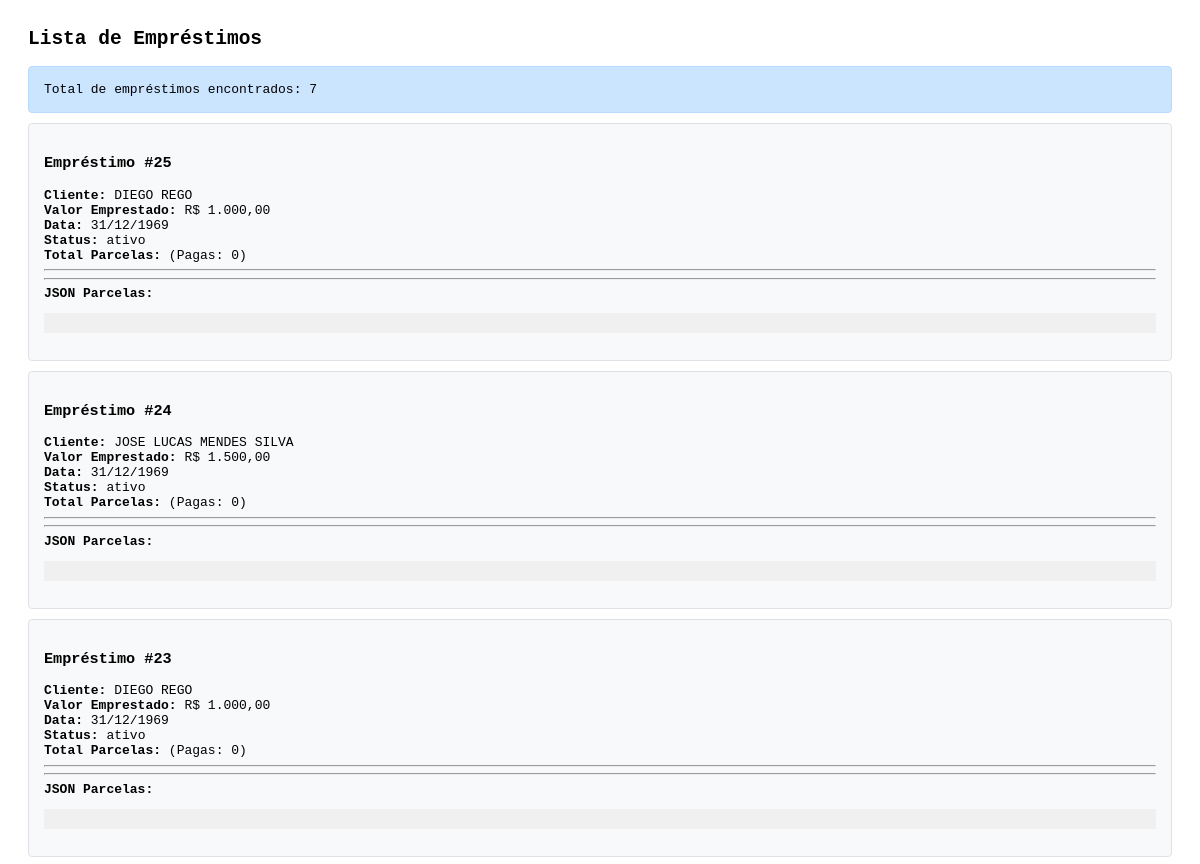
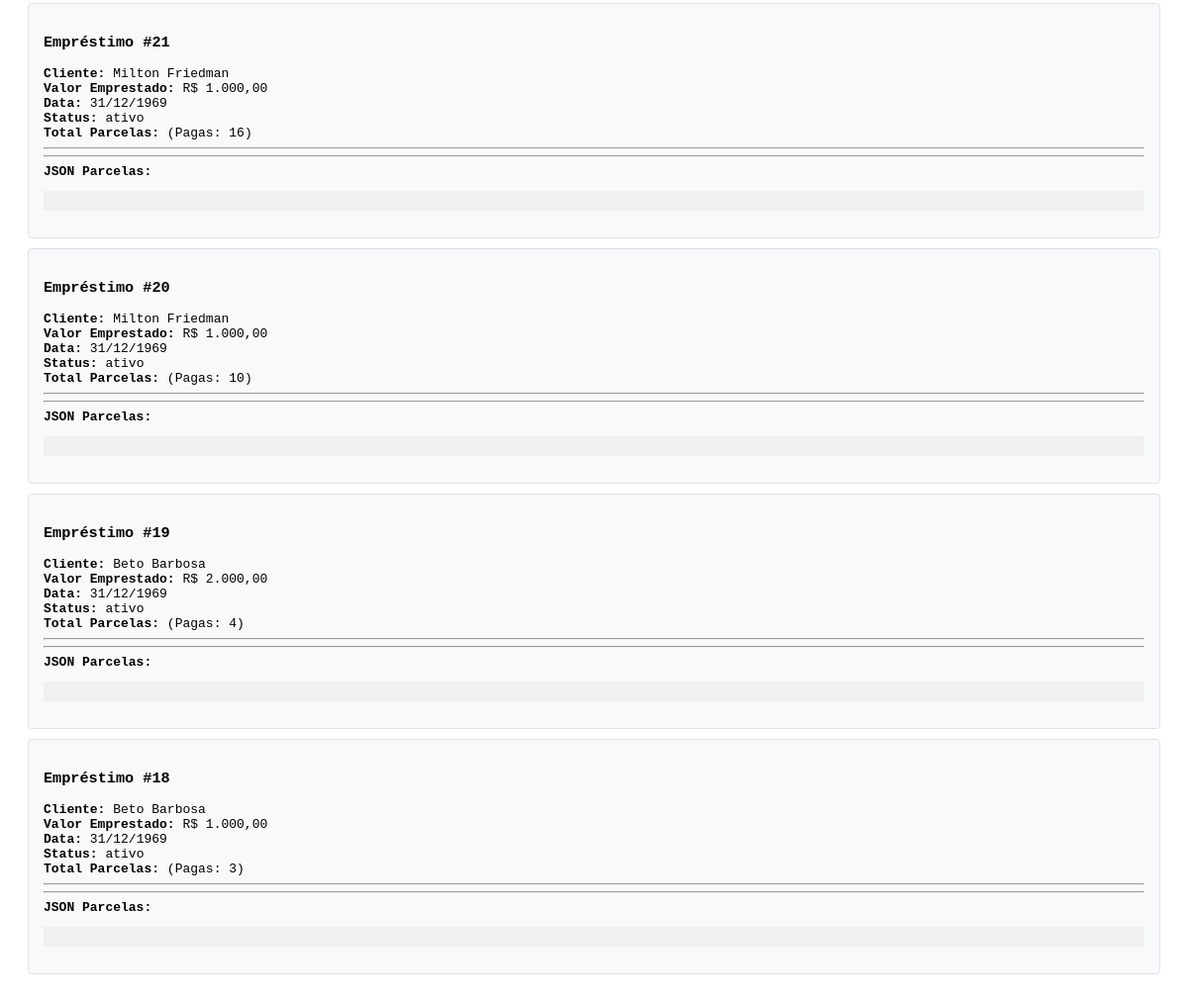
The app's page /emprestimos/teste_cobrancas.php with its own data (2 pictures, top to bottom).
### tables this page shows
CREATE TABLE IF NOT EXISTS `emprestimos` (
  `id` int(11) NOT NULL AUTO_INCREMENT,
  `cliente_id` int(11) NOT NULL,
  `tipo_de_cobranca` enum('parcelada_comum','reparcelada_com_juros') NOT NULL,
  `valor_emprestado` decimal(10,2) NOT NULL,
  `parcelas` int(11) NOT NULL,
  `valor_parcela` decimal(10,2) DEFAULT NULL,
  `juros_percentual` decimal(5,2) DEFAULT NULL,
  `data_inicio` date NOT NULL,
  `configuracao` longtext NOT NULL COMMENT 'Configurações do empréstimo em formato JSON' CHECK (json_valid(`configuracao`)),
  `data_criacao` timestamp NOT NULL DEFAULT current_timestamp(),
  `data_atualizacao` timestamp NOT NULL DEFAULT current_timestamp() ON UPDATE current_timestamp(),
  `status` varchar(20) NOT NULL DEFAULT 'ativo',
  PRIMARY KEY (`id`),
  KEY `idx_emprestimos_cliente_id` (`cliente_id`),
  KEY `idx_emprestimos_data_inicio` (`data_inicio`),
  CONSTRAINT `emprestimos_ibfk_1` FOREIGN KEY (`cliente_id`) REFERENCES `clientes` (`id`)
);

CREATE TABLE IF NOT EXISTS `clientes` (
  `id` int(11) NOT NULL AUTO_INCREMENT,
  `nome` varchar(150) NOT NULL,
  `cpf` varchar(14) NOT NULL,
  `telefone` varchar(20) NOT NULL,
  `email` varchar(150) DEFAULT NULL,
  `tipo_pessoa` tinyint(1) DEFAULT 1 COMMENT '1 = Física, 2 = Jurídica',
  `cpf_cnpj` varchar(20) DEFAULT NULL,
  `nascimento` date DEFAULT NULL,
  `cep` varchar(10) DEFAULT NULL,
  `endereco` varchar(150) DEFAULT NULL,
  `bairro` varchar(100) DEFAULT NULL,
  `cidade` varchar(100) DEFAULT NULL,
  `estado` varchar(2) DEFAULT NULL,
  `chave_pix` varchar(150) DEFAULT NULL,
  `indicacao` varchar(150) DEFAULT NULL,
  `status` enum('Ativo','Inativo','Alerta','Atenção') DEFAULT 'Ativo',
  `nome_secundario` varchar(150) DEFAULT NULL,
  `telefone_secundario` varchar(20) DEFAULT NULL,
  `endereco_secundario` varchar(150) DEFAULT NULL,
  `observacoes` text DEFAULT NULL,
  `opt_in_whatsapp` tinyint(1) DEFAULT 1 COMMENT 'Consentimento para receber mensagens',
  `ultima_interacao_whatsapp` timestamp NULL DEFAULT NULL COMMENT 'Data da última interação por WhatsApp',
  PRIMARY KEY (`id`)
);

### includes/queries.php (called while the page is built, shortened)
<?php
function buscarTodosEmprestimosComCliente(mysqli $conn): array {
    $sql = "SELECT
                e.id,
                e.cliente_id,
                e.tipo_de_cobranca,
                e.valor_emprestado,
                e.parcelas,
                e.valor_parcela,
                e.juros_percentual,
                e.data_inicio,
                e.configuracao,
                e.data_criacao,
                e.data_atualizacao,
                e.status,
                c.nome AS cliente_nome
            FROM emprestimos e
            JOIN clientes c ON e.cliente_id = c.id
            WHERE e.status != 'inativo' OR e.status IS NULL
            ORDER BY e.id DESC";
    $stmt = $conn->query($sql);
    $lista = [];
    while ($e = $stmt->fetch_assoc()) {
        $emprestimo = $e;
        $stmt_parcelas = $conn->prepare("SELECT
            status, valor, valor_pago
            FROM parcelas
            WHERE emprestimo_id = ?");
        $stmt_parcelas->bind_param("i", $e['id']);
        $stmt_parcelas->execute();
        $result_parcelas = $stmt_parcelas->get_result();
        $total_previsto = 0;
        $total_pago = 0;
        $parcelas_pagas = 0;
        while ($p = $result_parcelas->fetch_assoc()) {
            $valor = (float) $p['valor'];
            $total_previsto += $valor;
            if ($p['status'] === 'pago') {
                $total_pago += $valor;
                $parcelas_pagas++;
            } elseif ($p['status'] === 'parcial' && isset($p['valor_pago'])) {
                $total_pago += (float) $p['valor_pago'];
            }
        }
        $emprestimo['total_previsto'] = $total_previsto;
        $emprestimo['total_pago'] = $total_pago;
        $emprestimo['parcelas_pagas'] = $parcelas_pagas;
        $lista[] = $emprestimo;
    }
    return $lista;
}

### emprestimos/teste_cobrancas.php (the view, shortened to what this page needs)
<?php
require_once __DIR__ . '/../includes/conexao.php';
require_once __DIR__ . '/../includes/queries.php';
echo '<h2>Lista de Empréstimos</h2>';
$emprestimos = buscarTodosEmprestimosComCliente($conn);
echo '<div class="alert alert-info">';
echo 'Total de empréstimos encontrados: ' . count($emprestimos);
echo '</div>';
foreach ($emprestimos as $emprestimo) {
    echo '<div class="emprestimo">';
    echo '<h3>Empréstimo #' . $emprestimo['id'] . '</h3>';
    echo '<strong>Cliente:</strong> ' . $emprestimo['cliente_nome'] . '<br>';
    echo '<strong>Valor Emprestado:</strong> R$ ' . number_format($emprestimo['valor_emprestado'], 2, ',', '.') . '<br>';
    echo '<strong>Data:</strong> ' . date('d/m/Y', strtotime($emprestimo['data_emprestimo'])) . '<br>';
    echo '<strong>Status:</strong> ' . $emprestimo['status'] . '<br>';
    echo '<strong>Total Parcelas:</strong> ' . $emprestimo['total_parcelas'] . ' (Pagas: ' . $emprestimo['parcelas_pagas'] . ')<br>';
    echo '<hr>';
    echo '<hr>';
    echo '<strong>JSON Parcelas:</strong>';
    echo '<pre class="json-data">' .
        htmlspecialchars($emprestimo['json_parcelas']) .
        '</pre>';
    echo '</div>';
}

### emprestimos/teste_cobrancas.php (style rules this page uses)
.emprestimo { background: #f8f9fa; border: 1px solid #dee2e6; padding: 15px; margin: 10px 0; border-radius: 4px; }
.alert { padding: 15px; margin: 10px 0; border-radius: 4px; }
.alert-info { background: #cce5ff; border: 1px solid #b8daff; }
.json-data { white-space: pre-wrap; background: #f0f0f0; padding: 10px; font-size: 12px; max-height: 300px; overflow-y: auto; }

### records on screen
emprestimos: id "25", cliente.nome "DIEGO REGO", valor_emprestado "1.000,00", data_emprestimo "31/12/1969", status "ativo", parcelas_pagas "0"
emprestimos: id "24", cliente.nome "JOSE LUCAS MENDES SILVA", valor_emprestado "1.500,00", data_emprestimo "31/12/1969", status "ativo", parcelas_pagas "0"
emprestimos: id "23", cliente.nome "DIEGO REGO", valor_emprestado "1.000,00", data_emprestimo "31/12/1969", status "ativo", parcelas_pagas "0"
emprestimos: id "21", cliente.nome "Milton Friedman", valor_emprestado "1.000,00", data_emprestimo "31/12/1969", status "ativo", parcelas_pagas "16"
emprestimos: id "20", cliente.nome "Milton Friedman", valor_emprestado "1.000,00", data_emprestimo "31/12/1969", status "ativo", parcelas "10"
emprestimos: id "19", cliente.nome "Beto Barbosa", valor_emprestado "2.000,00", data_emprestimo "31/12/1969", status "ativo", parcelas_pagas "4"
emprestimos: id "18", cliente.nome "Beto Barbosa", valor_emprestado "1.000,00", data_emprestimo "31/12/1969", status "ativo", parcelas_pagas "3"

### other values on screen
count($emprestimos) "7"
